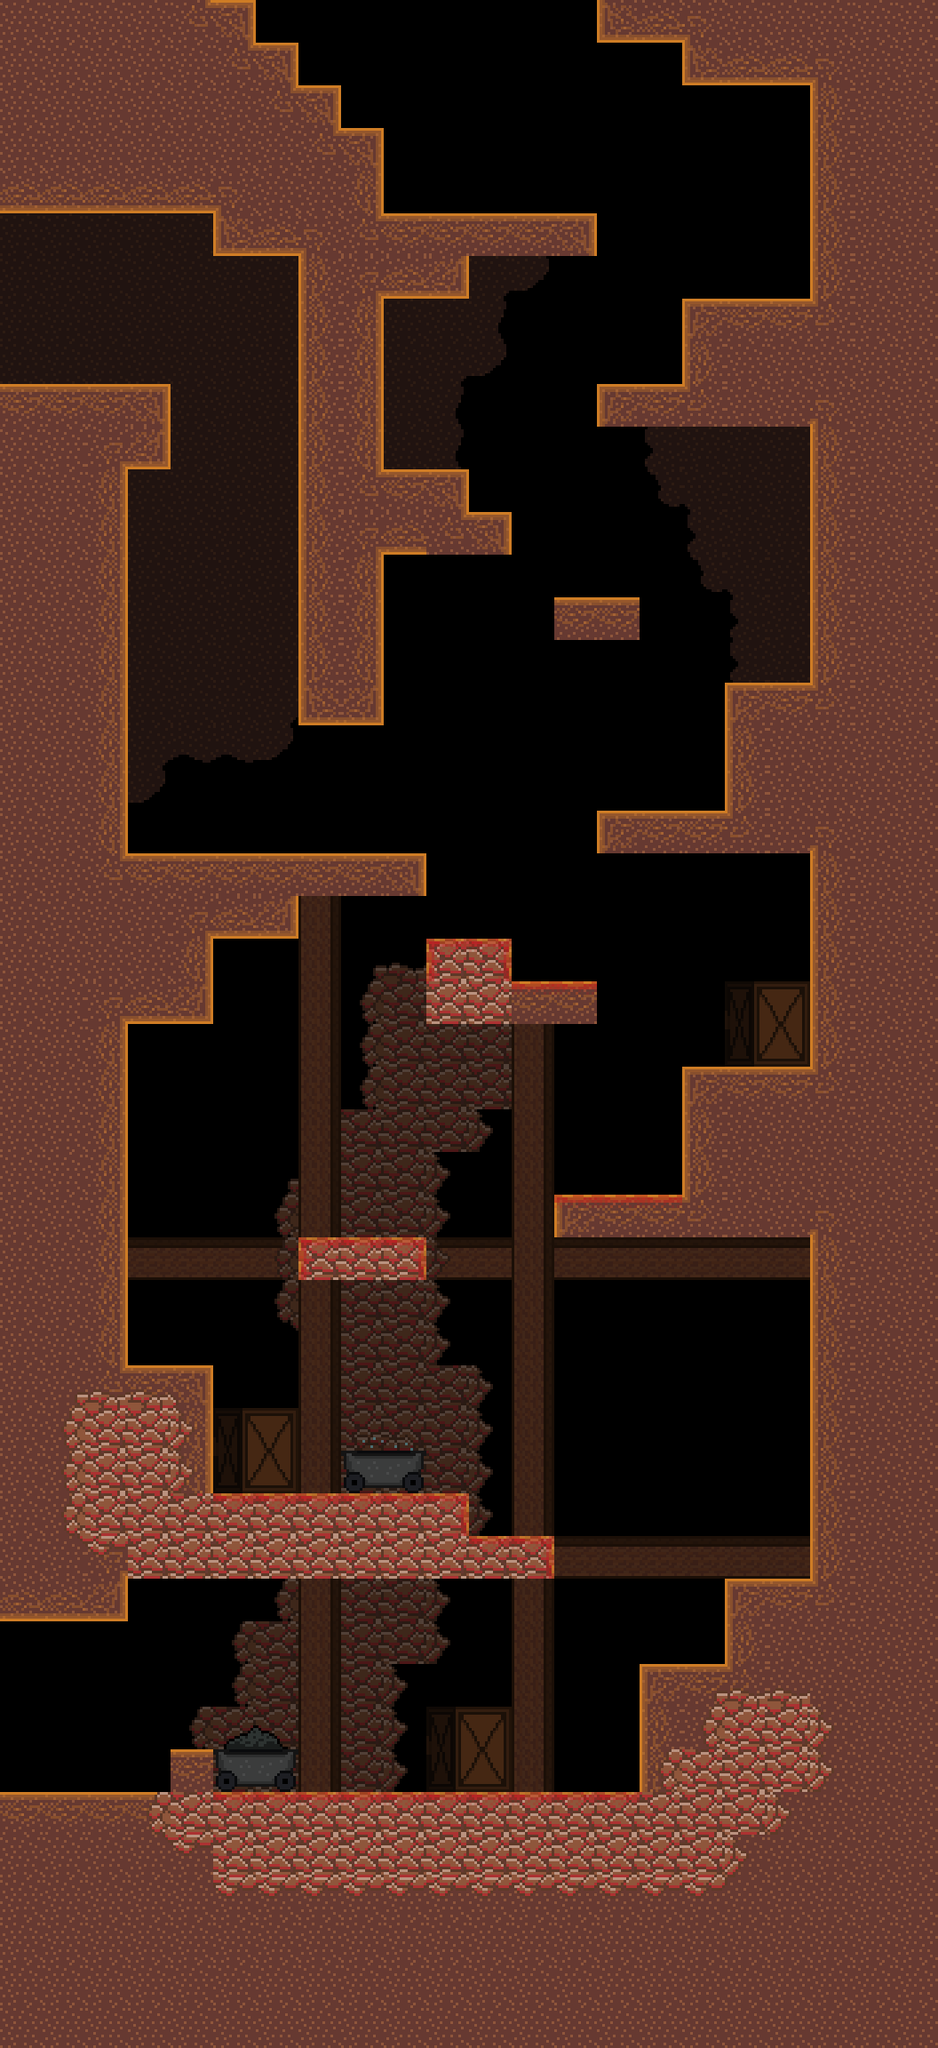

Tiled map render using the project's own tile images. Description and the map definition, with tile-layer contents summarised, below:
An orthogonal 22x48 tile map with 48x48 px tiles, 2 tile layers (back_tiles, front), 3 tilesets and 44 objects (2x EnemyFlyingElemental, EnemyGroundedElemental).

<map version="1.4" tiledversion="1.4.2" orientation="orthogonal" renderorder="right-down" width="22" height="48" tilewidth="48" tileheight="48" infinite="0" nextlayerid="20" nextobjectid="126">
 <properties>
  <property name="music" type="int" value="3" />
 </properties>
 <tileset firstgid="1" name="tileset01" tilewidth="48" tileheight="48" tilecount="176" columns="16">
  <image source="tilesets/tileset01.png" width="768" height="528" />
 </tileset>
 <tileset firstgid="177" name="tileset02" tilewidth="48" tileheight="48" tilecount="121" columns="11">
  <image source="tilesets/tileset02.png" width="528" height="528" />
 </tileset>
 <tileset firstgid="298" name="objects" tilewidth="48" tileheight="48" tilecount="64" columns="8">
  <image source="objects.png" width="384" height="384" />
 </tileset>
 <imagelayer id="17" name="Image Layer 1">
  <image source="Backgrounds/fire_back.png" width="1024" height="576" />
 </imagelayer>
 <imagelayer id="18" name="Image Layer 2">
  <image source="Backgrounds/fire_far.png" width="1024" height="576" />
 </imagelayer>
 <imagelayer id="19" name="Image Layer 3">
  <image source="Backgrounds/fire_front.png" width="1024" height="576" />
 </imagelayer>
 <layer id="11" name="back_tiles" width="22" height="48">
  <properties>
   <property name="tileset" type="int" value="1" />
  </properties>
  <data>[1056 cells, 747 non-empty, 31 distinct tile ids]</data>
 </layer>
 <layer id="12" name="front" width="22" height="48">
  <properties>
   <property name="tileset" type="int" value="1" />
  </properties>
  <data>[1056 cells, 86 non-empty, 23 distinct tile ids]</data>
 </layer>
 <objectgroup color="#ffaa00" id="16" name="spawnpoints">
  <object id="99" x="288" y="0" width="48" height="48">
   <properties>
    <property name="id" type="int" value="2" />
   </properties>
  </object>
  <object id="105" x="0" y="1824" width="48" height="48">
   <properties>
    <property name="id" type="int" value="0" />
   </properties>
  </object>
  <object id="106" x="0" y="240" width="48" height="48">
   <properties>
    <property name="id" type="int" value="1" />
   </properties>
  </object>
 </objectgroup>
 <objectgroup id="14" name="objects">
  <object id="114" type="EnemyGroundedElemental" gid="314" x="432" y="2016" width="48" height="48" />
  <object id="116" type="EnemyFlyingElemental" gid="315" x="624" y="1248" width="48" height="48" />
  <object id="124" type="EnemyFlyingElemental" gid="315" x="240" y="1488" width="48" height="48" />
 </objectgroup>
 <objectgroup color="#0000ff" id="13" name="walls">
  <object id="3" x="144" y="432" width="48" height="96" />
  <object id="24" x="336" y="96" width="48" height="48" />
  <object id="43" x="816" y="768" width="96" height="192" />
  <object id="47" x="432" y="240" width="240" height="48" />
  <object id="48" x="240" y="48" width="96" height="96" />
  <object id="49" x="0" y="48" width="240" height="192" />
  <object id="50" x="336" y="288" width="96" height="528" />
  <object id="51" x="432" y="528" width="96" height="96" />
  <object id="52" x="432" y="288" width="96" height="48" />
  <object id="53" x="672" y="912" width="144" height="48" />
  <object id="54" x="768" y="336" width="144" height="144" />
  <object id="56" x="0" y="432" width="144" height="1392" />
  <object id="60" x="336" y="960" width="144" height="48" />
  <object id="61" x="240" y="960" width="96" height="96" />
  <object id="64" x="576" y="1104" width="96" height="48" />
  <object id="70" x="144" y="960" width="96" height="192" />
  <object id="71" x="624" y="1344" width="144" height="48" />
  <object id="72" x="336" y="1392" width="144" height="48" />
  <object id="74" x="480" y="1056" width="96" height="96" />
  <object id="75" x="144" y="1536" width="96" height="144" />
  <object id="78" x="768" y="1200" width="144" height="192" />
  <object id="81" x="912" y="0" width="144" height="2016" />
  <object id="82" x="0" y="2016" width="1056" height="288" />
  <object id="88" x="528" y="1728" width="96" height="48" />
  <object id="89" x="144" y="1680" width="384" height="96" />
  <object id="91" x="816" y="1776" width="96" height="240" />
  <object id="93" x="720" y="1872" width="96" height="144" />
  <object id="101" x="624" y="672" width="96" height="48" />
  <object id="110" x="240" y="144" width="192" height="144" />
  <object id="111" x="528" y="576" width="48" height="48" />
  <object id="112" x="672" y="432" width="96" height="48" />
  <object id="121" x="0" y="0" width="288" height="48" />
  <object id="122" x="672" y="0" width="96" height="48" />
  <object id="123" x="768" y="0" width="144" height="96" />
  <object id="125" x="192" y="1968" width="48" height="48" />
 </objectgroup>
 <objectgroup color="#00ff00" id="15" name="doors">
  <object id="100" x="288" y="-96" width="384" height="48">
   <properties>
    <property name="horizontal" type="bool" value="true" />
    <property name="id_point" type="int" value="0" />
    <property name="id_room" type="int" value="17" />
   </properties>
  </object>
  <object id="104" x="-96" y="1824" width="48" height="192">
   <properties>
    <property name="horizontal" type="bool" value="false" />
    <property name="id_point" type="int" value="2" />
    <property name="id_room" type="int" value="12" />
   </properties>
  </object>
  <object id="107" x="-96" y="240" width="48" height="192">
   <properties>
    <property name="horizontal" type="bool" value="false" />
    <property name="id_point" type="int" value="1" />
    <property name="id_room" type="int" value="15" />
   </properties>
  </object>
 </objectgroup>
</map>
